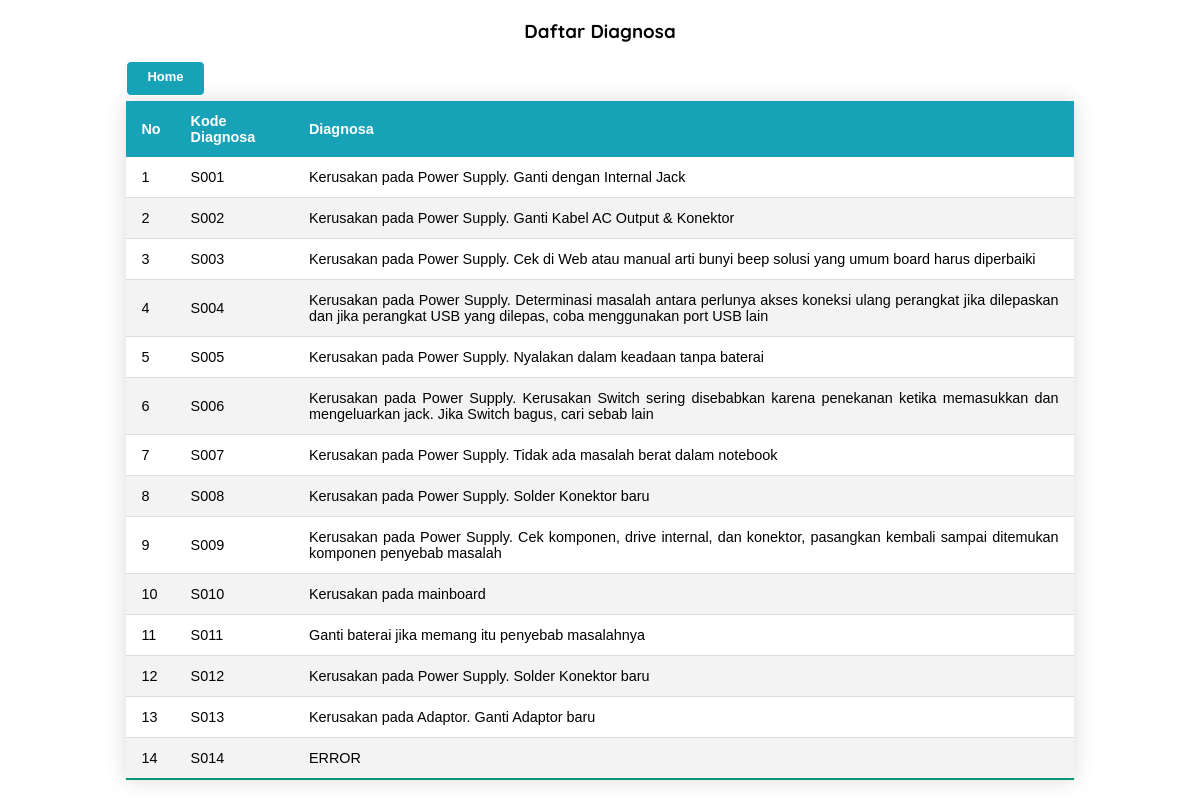
Page /read_diagnosa.php on the committed database.
### tables this page shows
CREATE TABLE `tb_solusi` (
  `kode_solusi` varchar(50) NOT NULL,
  `isi_solusi` varchar(200) NOT NULL
);

### read_diagnosa.php (the view, shortened to what this page needs)
<!doctype html>
<html>
<head>
<link rel="stylesheet" href="assets/css/style.css">
</head>
<body>
	<div class="container">
        <h3 class="title">Daftar Diagnosa</h3>
        <a class="button" href="index.php">Home</a>
		<table class="styled-table">
			<thead>
				<th>No</th>
				<th>Kode Diagnosa</th>
				<th>Diagnosa</th>
			</thead>
			<tbody>
				<?php
				include "koneksi.php";
				$no = 1;
				$sql = "SELECT * FROM tb_solusi";
				$query = mysqli_query($connect,$sql);
				while($data = mysqli_fetch_array($query)){
				?>
				<tr>
				<td><?php echo "$no"; ?></td>
				<td><?php echo "$data[kode_solusi]"; ?></td>
				<td><?php echo "$data[isi_solusi]"; ?></td>
				</tr>
				<?php
					$no++;
				}
				?>
			</tbody>
		</table>
	</div>
</body>
</html>

### assets/css/style.css (style rules this page uses)
body { font-family: 'Quicksand', sans-serif; text-align: justify; }
.button { background: #17a2b8; border: 1px solid; border-radius: 5px; font: 700 13px sans-serif; height: 35px; line-height: 30px; text-align: center; box-sizing: border-box; padding: 0 20px; margin-bottom: 5px; }
.container a { color: #ffff; text-decoration: none; float: left; }
.title { text-align: center; }
.container { width: 80%; margin: auto; }
.styled-table { border-collapse: collapse; margin: auto; font-size: 0.9em; font-family: sans-serif; min-width: 400px; box-shadow: 0 0 20px rgba(0, 0, 0, 0.15); width: 100%; }
.styled-table th, .styled-table td { padding: 12px 15px; }
.styled-table tbody tr { border-bottom: 1px solid #dddddd; }
.styled-table tbody tr:nth-of-type(even) { background-color: #f3f3f3; }
.styled-table tbody tr:last-of-type { border-bottom: 2px solid #009879; }

### rows in the picture
tb_solusi: kode_solusi "S001", isi_solusi "Kerusakan pada Power Supply. Ganti dengan Internal Jack"
tb_solusi: kode_solusi "S002", isi_solusi "Kerusakan pada Power Supply. Ganti Kabel AC Output & Konektor"
tb_solusi: kode_solusi "S003", isi_solusi "Kerusakan pada Power Supply. Cek di Web atau manual arti bunyi beep solusi yang umum board harus diperbaiki"
tb_solusi: kode_solusi "S004", isi_solusi "Kerusakan pada Power Supply. Determinasi masalah antara perlunya akses koneksi ulang perangkat jika dilepaskan dan jika perangkat USB yang dilepas, coba menggunakan port USB lain"
tb_solusi: kode_solusi "S005", isi_solusi "Kerusakan pada Power Supply. Nyalakan dalam keadaan tanpa baterai"
tb_solusi: kode_solusi "S006", isi_solusi "Kerusakan pada Power Supply. Kerusakan Switch sering disebabkan karena penekanan ketika memasukkan dan mengeluarkan jack. Jika Switch bagus, cari sebab lain"
tb_solusi: kode_solusi "S007", isi_solusi "Kerusakan pada Power Supply. Tidak ada masalah berat dalam notebook"
tb_solusi: kode_solusi "S008", isi_solusi "Kerusakan pada Power Supply. Solder Konektor baru"
tb_solusi: kode_solusi "S009", isi_solusi "Kerusakan pada Power Supply. Cek komponen, drive internal, dan konektor, pasangkan kembali sampai ditemukan komponen penyebab masalah"
tb_solusi: kode_solusi "S010", isi_solusi "Kerusakan pada mainboard"
tb_solusi: kode_solusi "S011", isi_solusi "Ganti baterai jika memang itu penyebab masalahnya"
tb_solusi: kode_solusi "S012", isi_solusi "Kerusakan pada Power Supply. Solder Konektor baru"
tb_solusi: kode_solusi "S013", isi_solusi "Kerusakan pada Adaptor. Ganti Adaptor baru"
tb_solusi: kode_solusi "S014", isi_solusi "ERROR"
